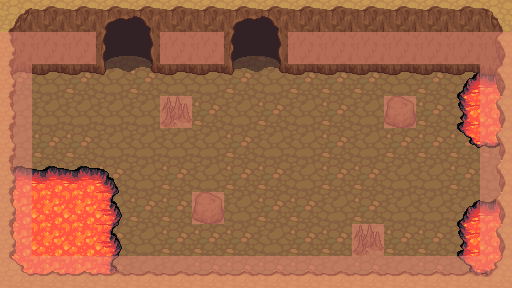

This is a level from a 2D game, rendered from its Tiled map with the project's own tilesets. A one-line summary and the complete map file follow:
An orthogonal 16x9 tile map with 32x32 px tiles, 5 tile layers (Suelo, Suelo2, Paredes, Objetos, ...), 2 tilesets and 8 objects.

<map version="1.0" orientation="orthogonal" renderorder="left-down" width="16" height="9" tilewidth="32" tileheight="32" nextobjectid="9">
 <properties>
  <property name="unity:scale" value=".0347" />
 </properties>
 <tileset firstgid="1" name="terrain_atlas" tilewidth="32" tileheight="32" tilecount="1024" columns="32">
  <image source="../Imagenes/terrain_atlas.png" width="1024" height="1024" />
 </tileset>
 <tileset firstgid="1025" name="colisiones" tilewidth="32" tileheight="32" tilecount="5" columns="5">
  <image source="../Imagenes/colisiones.png" width="160" height="32" />
  <tile id="0">
   <objectgroup draworder="index">
    <object id="0" x="-0.8" y="-0.8" width="33.2" height="32" />
   </objectgroup>
  </tile>
  <tile id="1">
   <objectgroup draworder="index">
    <object id="0" x="16" y="0" width="15.2" height="31.2" />
   </objectgroup>
  </tile>
  <tile id="2">
   <objectgroup draworder="index">
    <object id="0" x="0.4" y="0" width="15.6" height="31.6" />
   </objectgroup>
  </tile>
  <tile id="3">
   <objectgroup draworder="index">
    <object id="0" x="-0.4" y="8" width="31.6" height="24" />
   </objectgroup>
  </tile>
  <tile id="4">
   <objectgroup draworder="index">
    <object id="0" x="0" y="15.6" width="31.2" height="15.6" />
   </objectgroup>
  </tile>
 </tileset>
 <layer name="Suelo" width="16" height="9">
  <data encoding="csv">
180,181,181,180,180,181,180,180,181,181,180,180,181,180,180,180,
181,180,181,181,181,180,180,181,180,181,181,181,181,181,181,181,
180,181,180,181,180,181,181,180,181,180,180,180,181,180,181,180,
181,181,181,181,181,180,180,181,180,181,180,181,180,180,181,180,
181,180,180,181,181,181,181,180,181,181,180,181,180,180,180,180,
180,181,181,180,181,180,181,180,180,181,180,180,181,181,180,181,
181,180,180,181,180,180,180,181,180,180,181,180,181,181,181,181,
181,180,181,180,181,180,180,180,181,180,180,180,180,180,181,181,
181,181,180,180,181,181,180,180,180,180,181,180,181,180,181,181
</data>
 </layer>
 <layer name="Suelo2" width="16" height="9">
  <data encoding="csv">
0,0,0,0,0,0,0,0,0,0,0,0,0,0,0,0,
0,0,0,0,0,0,0,0,0,0,0,0,0,0,0,0,
0,0,0,0,0,0,0,0,0,0,0,0,0,0,272,273,
0,0,0,0,0,0,0,0,0,0,0,0,0,0,304,305,
0,0,0,0,0,0,0,0,0,0,0,0,0,0,336,337,
273,273,273,274,0,0,0,0,0,0,0,0,0,0,0,0,
305,305,305,306,0,0,0,0,0,0,0,0,0,0,272,273,
305,305,305,306,0,0,0,0,0,0,0,0,0,0,304,305,
305,305,305,306,0,0,0,0,0,0,0,0,0,0,336,337
</data>
 </layer>
 <layer name="Paredes" width="16" height="9">
  <data encoding="csv">
42,71,71,162,163,71,71,162,163,165,165,165,165,165,165,41,
74,103,103,194,195,103,103,194,195,103,103,103,103,103,103,73,
106,135,135,226,227,135,135,226,227,135,135,135,135,135,135,105,
40,0,0,0,0,0,0,0,0,0,0,0,0,0,0,12,
40,0,0,0,0,0,0,0,0,0,0,0,0,0,0,12,
40,0,0,0,0,0,0,0,0,0,0,0,0,0,0,12,
40,0,0,0,0,0,0,0,0,0,0,0,0,0,0,12,
40,0,0,0,0,0,0,0,0,0,0,0,0,0,0,12,
10,7,7,7,7,7,7,7,7,7,7,7,7,7,7,9
</data>
 </layer>
 <layer name="Objetos" width="16" height="9">
  <properties>
   <property name="unity:sortingLayerName" value="ObjetosMundo" />
  </properties>
  <data encoding="csv">
0,0,0,0,0,0,0,0,0,0,0,0,0,0,0,0,
0,0,0,0,0,0,0,0,0,0,0,0,0,0,0,0,
0,0,0,0,0,0,0,0,0,0,0,0,0,0,0,0,
0,0,0,0,0,258,0,0,0,0,0,0,235,0,0,0,
0,0,0,0,0,0,0,0,0,0,0,0,0,0,0,0,
0,0,0,0,0,0,0,0,0,0,0,0,0,0,0,0,
0,0,0,0,0,0,235,0,0,0,0,0,0,0,0,0,
0,0,0,0,0,0,0,0,0,0,0,258,0,0,0,0,
0,0,0,0,0,0,0,0,0,0,0,0,0,0,0,0
</data>
 </layer>
 <layer name="Colisiones" width="16" height="9" opacity="0.5">
  <data encoding="csv">
0,0,0,0,0,0,0,0,0,0,0,0,0,0,0,0,
1025,1025,1025,0,0,1025,1025,0,0,1025,1025,1025,1025,1025,1025,1026,
1027,0,0,0,0,0,0,0,0,0,0,0,0,0,0,1026,
1027,0,0,0,0,1028,0,0,0,0,0,0,1028,0,0,1026,
1027,0,0,0,0,0,0,0,0,0,0,0,0,0,0,1026,
1027,0,0,0,0,0,0,0,0,0,0,0,0,0,0,1026,
1027,0,0,0,0,0,1028,0,0,0,0,0,0,0,0,1026,
1027,0,0,0,0,0,0,0,0,0,0,1028,0,0,0,1026,
1029,1029,1029,1029,1029,1029,1029,1029,1029,1029,1029,1029,1029,1029,1029,1026
</data>
 </layer>
 <objectgroup name="Colisiones2">
  <object id="6" x="36" y="166">
   <polyline points="0,0 51,0 73,8 80,30 81,48 80,78 82,90 81,104 12,105 -15,105 -26,92 -24,16 -20,-1 -3,-1" />
  </object>
  <object id="7" x="475" y="73">
   <polyline points="0,0 -14,18 -15,40 -13,62 0,71 16,71 23,67 23,28 23,0 0,-2" />
  </object>
  <object id="8" x="492" y="198">
   <polyline points="0,0 -15,2 -28,12 -34,30 -31,46 -34,61 -19,72 -5,75 8,63 9,37 4,3 -1,2" />
  </object>
 </objectgroup>
</map>
